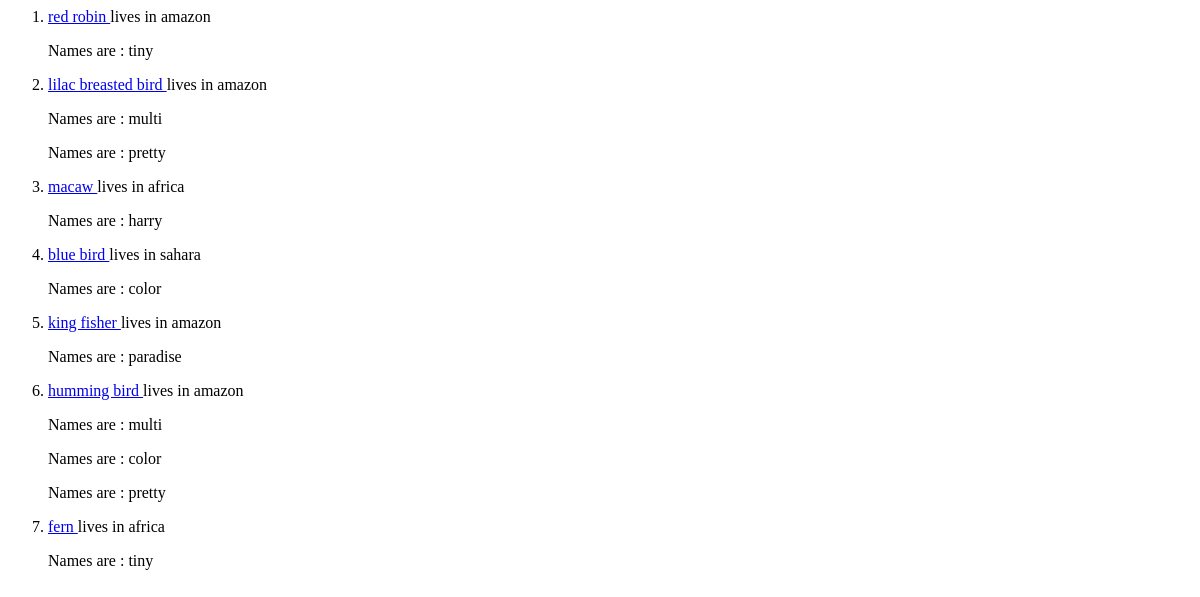
The app's page /fly/, older data.
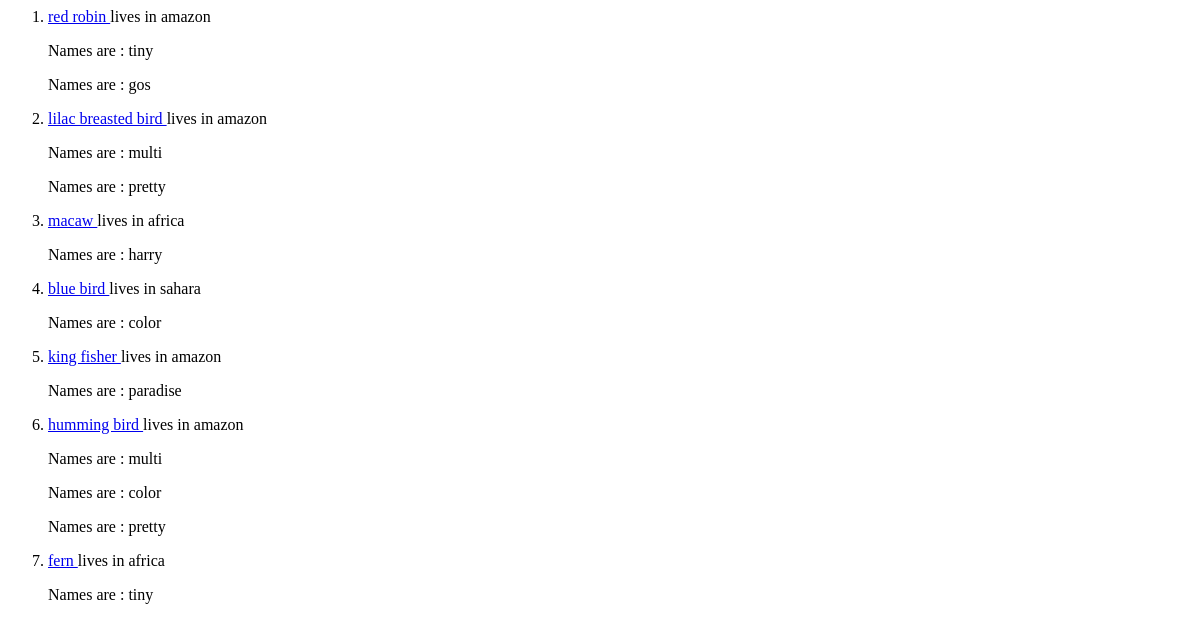
The same page, newer data.
### fly/models.py (models this page shows, shortened)
class Fly(models.Model):
    bird = models.CharField(max_length= 100)
    forest = models.ForeignKey(Jun, on_delete= models.CASCADE,  related_name= "forest")
    name = models.ManyToManyField(Name,  related_name= "bird")

class Jun(models.Model):
    name = models.CharField(max_length= 100)
    def __str__(self):
        return  f"{self.name}"

class Name(models.Model):
    i = models.CharField(max_length= 100)

### fly/views.py (the view)
# urls.py: path("", views.index, name = "index"),
def index(request):
    f = Fly.objects.all()
    return render(request, "index.html", {
        "fi" : f
    })

### fly/templates/index.html
<html>  <body>
<ol>
{% for f in fi %}
       <li><a href = "{% url 'fly' f.id %}" > {{f.bird}} </a>  lives in    {{f.forest}}
{% for n in f.name.all %}
    <p> Names are : {{n.i}}</p>
    {% empty %}
    <p>No names given</p>
{% endfor %}
       </li>
       {% endfor %}
</ol>
</body></html>

Row changes from the older to the newer data that the page shows:
added Name: i "gos", shown under Fly "red robin"
